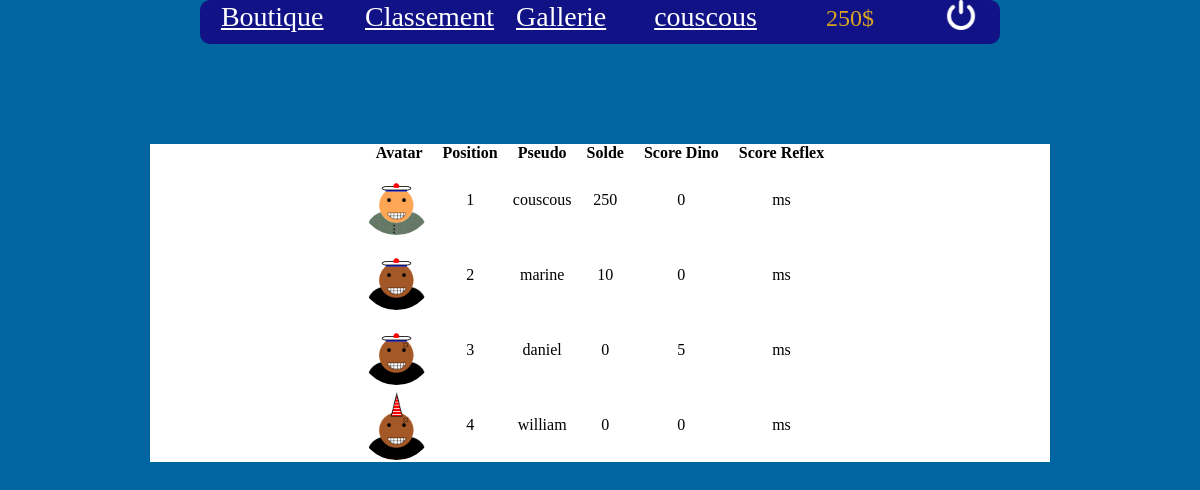
Page /leaderboard.php (signed in) on the committed database.
### tables this page shows
CREATE TABLE `utilisateurs` (
  `id_user` int(11) NOT NULL AUTO_INCREMENT,
  `pseudo` varchar(20) NOT NULL,
  `password` varchar(200) NOT NULL,
  `email` varchar(50) NOT NULL,
  `solde` int(11) DEFAULT NULL,
  `best_dino` int(11) DEFAULT NULL,
  `best_reflex` int(11) DEFAULT NULL,
  `best_memory` int(11) DEFAULT NULL,
  PRIMARY KEY (`id_user`)
);

CREATE TABLE `avatar` (
  `id_user` int(11) NOT NULL,
  `type` varchar(10) NOT NULL,
  `lien` text NOT NULL,
  KEY `id_user` (`id_user`),
  CONSTRAINT `avatar_ibfk_1` FOREIGN KEY (`id_user`) REFERENCES `utilisateurs` (`id_user`) ON DELETE CASCADE
);

### leaderboard.php (the view, shortened to what this page needs)
<?php
        $login = $_SESSION['pseudo'];
require '_conf.php';
    $pdo=new PDO("mysql:host=$bdd_server;dbname=$bdd_name","$bdd_user","$bdd_password");
    $senSolde = "SELECT solde FROM utilisateurs WHERE pseudo = :pseudo";
    $reqSolde = $pdo->prepare($senSolde);
    $reqSolde->bindParam(':pseudo', $login, PDO::PARAM_STR);
    $reqSolde->execute();
    $resSolde = $reqSolde->fetch(PDO::FETCH_ASSOC);
    $solde = $resSolde['solde'];
    $reqUsersInfo = "SELECT pseudo,best_dino,best_reflex,solde FROM utilisateurs ORDER BY solde DESC";
    $stmt=$pdo->prepare($reqUsersInfo);
    $stmt->execute();
    $tabUsers = $stmt->fetchAll();
    $rang = 1;
?>
<html>
    <head>
        <link rel="stylesheet" href="https://maxcdn.bootstrapcdn.com/bootstrap/4.0.0/css/bootstrap.min.css">
        <link rel="stylesheet" href="style.css">
    </head>
    <body style="background: #0065a0">
        <div  id="block" class="col-md-8 col-sm-12" style="text-align: justify-all; background: #121287;margin:0 auto 50px; border-radius:10px;" >
            <div class="row d-flex justify-content-around" style="text-align: center">
                <div class="col-md-2"><h3 class="ecriture"><a href="./boutique.php"><u style="color: white;">Boutique</u></a></h3></div>
                <div class="col-md-2"><h3 class="ecriture"><a href="./leaderboard.php"><u style="color: white;">Classement</u></a></h3></div>
                <div class="col-md-2"><h3 class="ecriture"><a href="./gallerie.php"><u style="color: white;">Gallerie</u></a></h3></div>
                <div class="col-md-2"><h3 class="ecriture"><a href="./profil.php"><u style="color: white;"><?php echo $login ?></u></a></h3></div>
                <div class="col-md-2"><h4 id="dollar" style="color: goldenrod; line-height: 1.5;"><?php echo $solde ?>$</h4></div>
                <div class="col-md-1"><a href="logout.php"><img style="height: 30px;" src="./img/eteindre1.png"></a></div>
            </div>
        </div>
        <div id="container" class=" col-sm-10" style="background:white; margin: 100px auto 50px;display: flex; justify-content: center ">
            <table id="ld_table" class="table-responsive-sm table-responsive-md">
                <tr class="tr_border">
                    <th>Avatar</th>
                    <th>Position</th>
                    <th>Pseudo</th>
                    <th>Solde</th>
                    <th>Score Dino</th>
                    <th>Score Reflex</th>
                </tr>
                <?php foreach( $tabUsers as $user) { ?>
                <tr class="tr_border">
                    <td class="moyen_avatar " style="">
                        <?php
                            $reqDisplayImg = "SELECT pseudo,avatar.lien FROM utilisateurs
                                                INNER JOIN avatar ON avatar.id_user=utilisateurs.id_user
                                                INNER JOIN objets ON avatar.lien=objets.lien";
                            $reqDisplayImg .= " WHERE utilisateurs.pseudo= :pseudo";
                            $stmt=$pdo->prepare($reqDisplayImg);
                            $stmt->bindParam(':pseudo', $user['pseudo'], PDO::PARAM_STR);
                            $stmt->execute();
                            $resDisplayImg = $stmt->fetchAll();
                        foreach ($resDisplayImg as $morceau) { ?>
                        <img class="moyen" style="position: absolute; border-radius: 50%" src="./img/avatar/<?=$morceau['lien'] ?>" alt="">
                        <?php } ?>
                    </td>
                    <td class="ld_rang"><?php echo $rang++; ?></td>
                    <td class="ld_pseudo"><?php echo $user['pseudo'] ?></td>
                    <td class="ld_pseudo"><?php echo $user['solde'] ?></td>
                    <td class="ld_dino"><?php echo $user['best_dino'] ?></td>
                    <td class="ld_reflex d-xs-none"><?php echo $user['best_reflex'] ?> ms</td>
                </tr>
                <?php } ?>
            </table>
        </div>
    </body>
</html>

### style.css (style rules this page uses)
* { margin: 0; padding: 0; text-decoration: none; font-family: 'Cambria'; color: black; box-sizing: border-box; }
.moyen_avatar { height: 75px; }
#ld_table { border-collapse: collapse; }
.tr_border * { text-align: center; }
.moyen { width: 75px; margin: -2.5em; }
.tr_border th { padding: 0 10px; }
.ecriture > * { font-family:Mv boli; text-decoration: underline white; color: white; }

### leaderboard.php (style rules this page uses)
@media screen and (min-width: 768px) { #container { width: 900px; } }

### rows in the picture
utilisateurs: solde "250", pseudo "couscous", best_dino "0"
avatar: lien (placeholder picture)
utilisateurs: pseudo "marine", solde "10", best_dino "0"
avatar: lien (placeholder picture)
utilisateurs: pseudo "daniel", solde "0", best_dino "5"
avatar: lien (picture)
utilisateurs: pseudo "william", solde "0", best_dino "0"
avatar: lien (picture)

### other values in the picture
$login "couscous"
